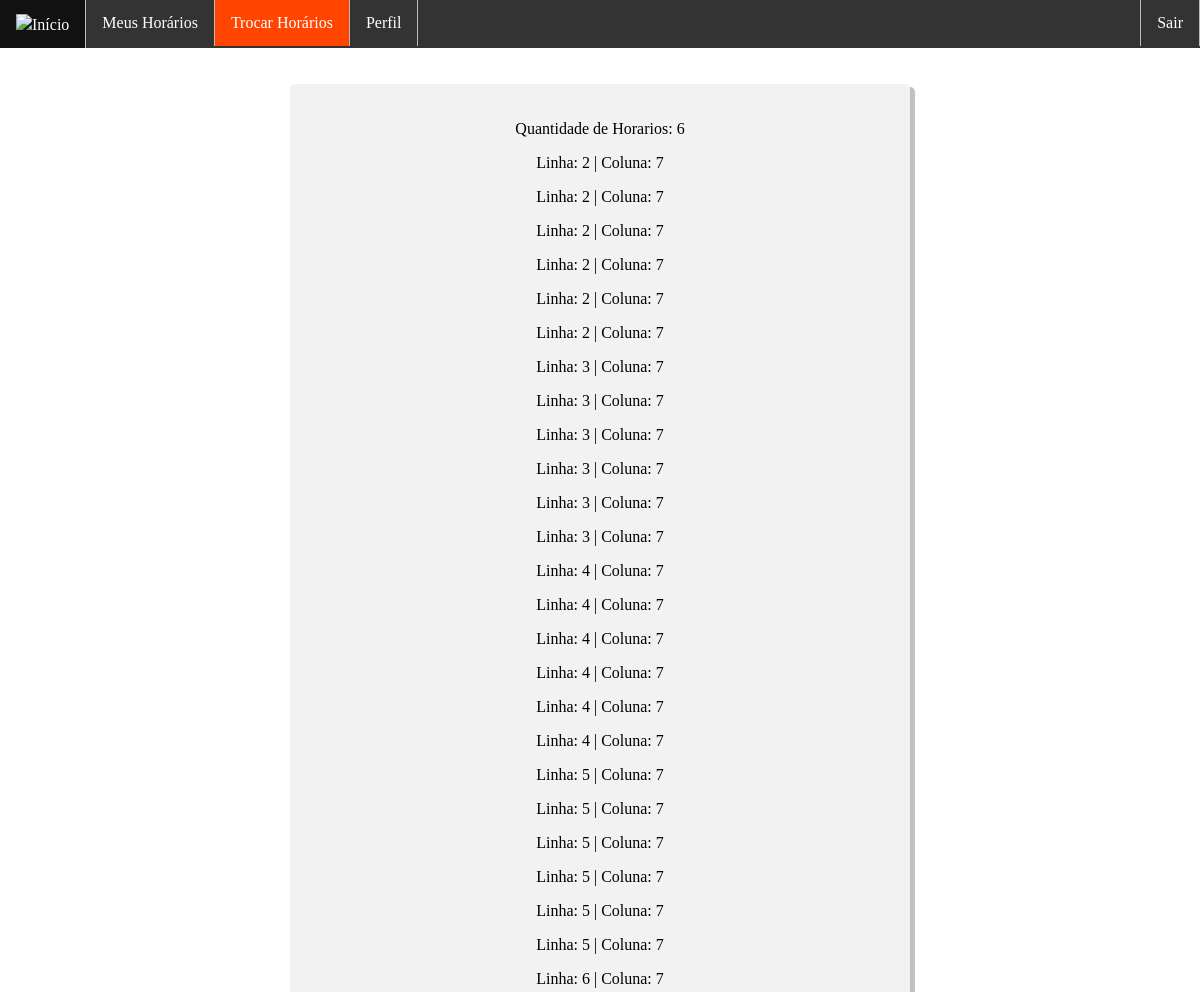
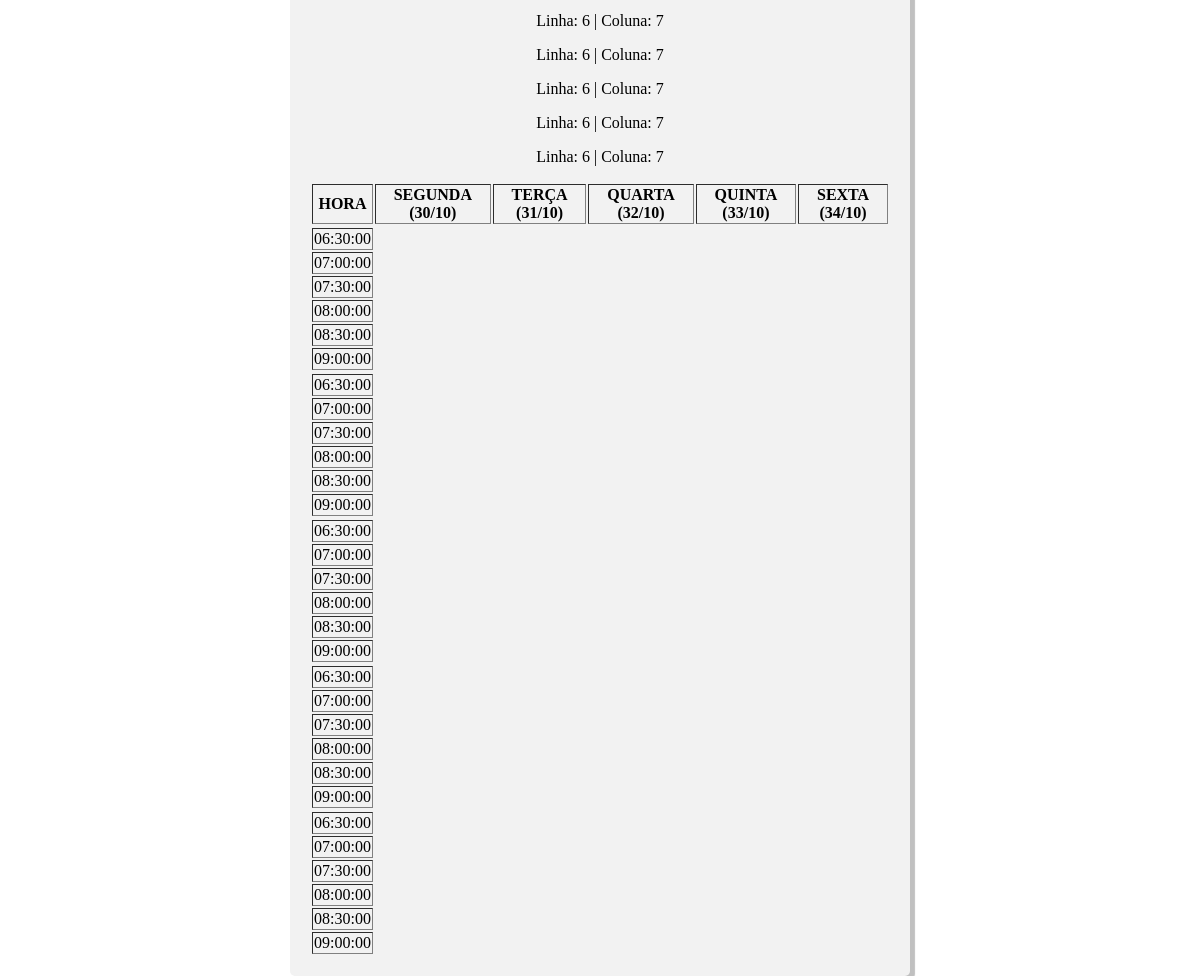
/php/testeTabelaHorarios.php (signed in), run on the app's committed database (2 pictures, top to bottom).
### tables this page shows
CREATE TABLE `horarios` (
  `idHorario` int(11) NOT NULL,
  `horario` time NOT NULL
);

### php/testeTabelaHorarios.php (the view, shortened to what this page needs)
<!DOCTYPE html>
<html>
    <head>
        <link href="../css/estiloBarraNavegacaoFixa.css" rel="stylesheet" type="text/css">
        <link href="../css/estiloFormulario.css" rel="stylesheet" type="text/css">
        <link href="../css/estiloTabelaHorarios.css" rel="stylesheet" type="text/css">
    </head>
    <body>
        <?php
            $tipoUsuario = $_SESSION["tipoUsuario"];
            echo "<p>Tipo de Usuário: " . $tipoUsuario . "</p>";
            if ($tipoUsuario == "3"){
                echo"
                    <header>
                        <ul id ='ulHorizontal'>
                            <li id='liHorizontal' class='active' ><a href='index.php'><img id='home' src='../imagens/whiteHome.png' width='15'>Início</a></li>
                            <li id='liHorizontal'><a href='horariosAlunos.php'>Horarios dos Alunos</lei>
                            <li id='liHorizontal'><a href='cadastrarCliente.php'>Cadastrar Usuário</a></li>
                            <li id='liHorizontal'><a href='relatorios.php'>Relatórios</a></li>
                            <li id='liHorizontal'><a href='agendamentos.php'>Agendamentos</a></li>";
                            if (isset ($_SESSION["email"] ) ){
                                echo "<li id='liHorizontal' style='float:right; border-left: 1px solid #bbb;'><a href='logout.php'>Sair</a></li>";
                            }
                            else {
                                echo "<li id='liHorizontal' style='float:right; border-left: 1px solid #bbb;'><a href='formLogin.php'>Login</a></li>";
                            }
                echo    "</ul>
                    </header>";
            }
            elseif ($tipoUsuario == "1"){
                echo"
                    <header>
                        <ul id ='ulHorizontal'>
                            <li id='liHorizontal'><a href='index.php'><img id='home' src='../imagens/whiteHome.png' width='15'>Início</a></li>
                            <li id='liHorizontal'><a href='horariosAulas.php'>Meus Horários</lei>
                            <li id='liHorizontal'class='active' ><a href='trocarH.php'>Trocar Horários</a></li>
                            <li id='liHorizontal'><a href='perfilAluno.php'>Perfil</a></li>";
                            if (isset ($_SESSION["email"] ) ){
                                echo "<li id='liHorizontal' style='float:right; border-left: 1px solid #bbb;'><a href='logout.php'>Sair</a></li>";
                            }
                            else {
                                echo "<li id='liHorizontal' style='float:right; border-left: 1px solid #bbb;'><a href='formLogin.php'>Login</a></li>";
                            }
                echo    "</ul>
                    </header>";
            }
        ?>
        <div id="master">
            <center>
                <div id="divTabelaHorarios">
                    <?php
                        include_once 'conexaoBD.php';
                        $buscarHorarios = "SELECT * FROM horarios";
                        $confirmarBuscarHorarios = mysqli_query($link, $buscarHorarios);
                        $totalHorarios = mysqli_num_rows($confirmarBuscarHorarios);
                        echo "<p>Quantidade de Horarios: $totalHorarios</p>";
                        $coluna = 1;
                        $data = date('Y-m-d');
                        $diaAtual = date('w', strtotime($data));
                        $dia = date('d');
                        $mes = date('m');
                        echo "<table border='2'>";
                        for ($linha=1; $linha<=$totalHorarios; $linha++){
                            echo "<tr>";
                            if ($linha > 1 && $linha <=6){
                                include_once 'conexaoBD.php';
                                $buscarHorarios = "SELECT * FROM horarios";
                                $confirmarBuscarHorarios = mysqli_query($link, $buscarHorarios);
                                $totalHorarios = mysqli_num_rows($confirmarBuscarHorarios);
                                if ($confirmarBuscarHorarios) {
                                    while ($registro = mysqli_fetch_assoc($confirmarBuscarHorarios)) {
                                        $hora = $registro["horario"];
                                        echo "<tr><td>$hora</td></tr>";
                                        echo "<p>Linha: $linha | Coluna: $coluna</p>";
                                    }
                                }
                            }
                            for ($coluna=1; $coluna<=6; $coluna++){
                                if (($linha == 1) && ($coluna == 1)) {
                                    echo "<th>HORA</th>";
                                }
                                if (($linha == 1) && ($coluna == 2)) {
                                    switch ($diaAtual){
                                        case 2: $segunda = $dia-1;
                                            echo "<TH>SEGUNDA ($segunda/$mes)</TH>";
                                        break;
                                    }
                                }
                                if (($linha == 1) && ($coluna == 3)) {
                                    switch ($diaAtual){
                                        case 2: $terca = $dia;
                                            echo "<TH>TERÇA ($terca/$mes)</TH>";
                                        break;
                                    }
                                }
                                if (($linha == 1) && ($coluna == 4)) {
                                    switch ($diaAtual){
                                        case 2: $quarta = $dia+1;
                                            echo "<TH>QUARTA ($quarta/$mes)</TH>";
                                        break;
                                    }
                                }
                                if (($linha == 1) && ($coluna == 5)) {
                                    switch ($diaAtual){
                                        case 2: $quinta = $dia+2;
                                            echo "<TH>QUINTA ($quinta/$mes)</TH>";
                                        break;
                                    }
                                }
                                if (($linha == 1) && ($coluna == 6)) {
                                    switch ($diaAtual){
                                        case 2: $sexta = $dia+3;
                                            echo "<TH>SEXTA ($sexta/$mes)</TH>";
                                        break;
                                    }
                                }
                            }
                            echo "</tr>";
                        }
                    ?>
                </center>
            </div>
    </body>
</html>

### css/estiloBarraNavegacaoFixa.css (style rules this page uses)
* { font-family: Verdana; }
body { margin:0; }
ul { list-style-type: none; margin: 0; padding: 0; overflow: hidden; background-color: #333; position: fixed; top: 0; width: 100%; }
li { float: left; border-right: 1px solid #bbb; }
li a { display: block; color: white; text-align: center; padding: 14px 16px; text-decoration: none; }
.active { background-color: #FF4500; }
#master { padding:20px; margin-top:30px; background-color: white; height:1500px; }

### css/estiloTabelaHorarios.css (style rules this page uses)
#divTabelaHorarios { border-radius: 5px; background-color: #f2f2f2; padding: 20px; width: 50%; box-shadow: 15px 10px 3px #000; -webkit-box-shadow: 5px 3px 1px #C0C0C0; -moz-box-shadow: 5px 3px 1px #C0C0C0; }
table { border-style: none; }
td { text-align: center; }

### data on the page
horarios: horario "06:30:00", coluna "7"
horarios: horario "07:00:00", coluna "7"
horarios: horario "07:30:00", coluna "7"
horarios: horario "08:00:00", coluna "7"
horarios: horario "08:30:00", coluna "7"
horarios: horario "09:00:00", coluna "7"

### other printed values
$totalHorarios "6"
$segunda "30"
$terca "31"
$quarta "32"
$quinta "33"
$sexta "34"
